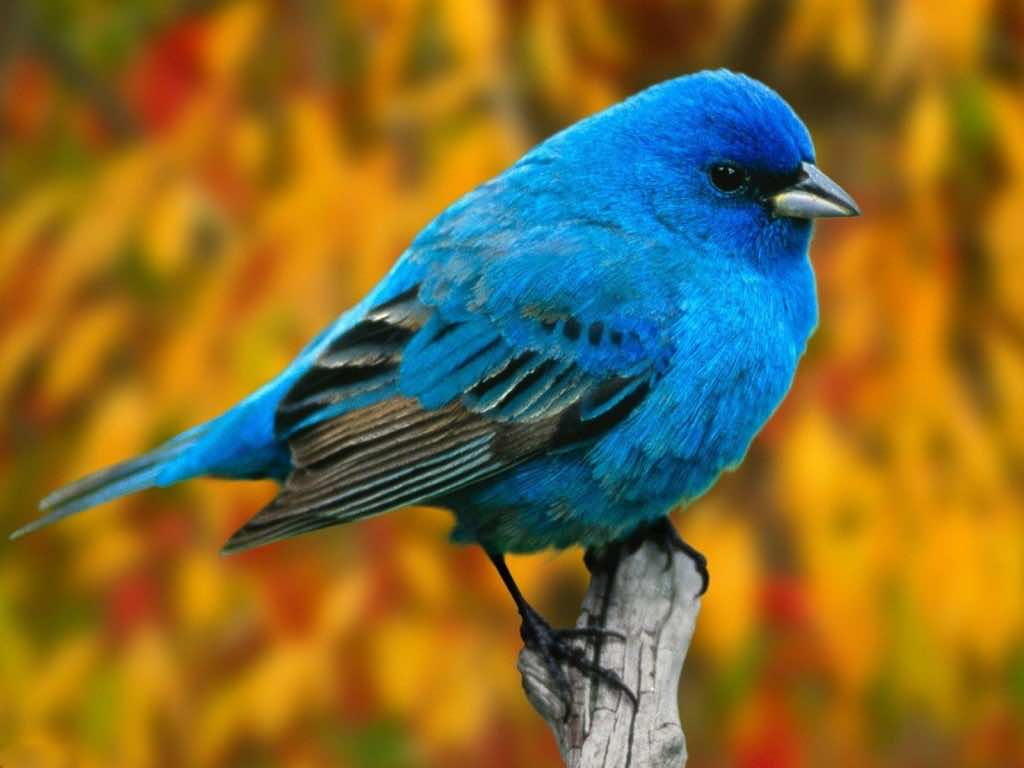
#> input picture lab5/original_image.jpg, 1024 x 768 px
$ python main.py
#> lines starting #> are read from the running program, lines starting #| are printed output that depends on the picture
import numpy as np
import matplotlib.pyplot as plt

from PIL import Image
from scipy.fft import fft2, ifft2
from matplotlib.patches import Rectangle


def image_to_gray(image: Image) -> Image:

    return image.convert("L")


def get_image_sizes(image: Image) -> (int, int):

    return image.size


def normalize_image(image: Image) -> list:

    return np.array(image) / 255

def normalized_arr_to_image(image_arr: list) -> Image:

    return Image.fromarray((image_arr * 255).astype(np.uint8))


def extend_images(image_arr: list, fragment_arr: list, height: int, width: int, fragment_height: int, fragment_width: int) -> (list, list):

    extended_width, extended_height = width + fragment_width - 1, height + fragment_height - 1

    temp_arr = np.zeros((height, width))

    center_mass = np.unravel_index(np.argmax(image_arr), image_arr.shape)
    i, j = center_mass

    i_start, i_end = max(0, i - fragment_width // 2), min(width, i + fragment_width // 2)
    j_start, j_end = max(0, j - fragment_height // 2), min(height, j + fragment_height // 2)

    temp_arr[i_start:i_end, j_start:j_end] = fragment_arr

    extended_image_arr = np.zeros((extended_height, extended_width))
    extended_fragment_arr = np.zeros((extended_height, extended_width))

    extended_image_arr[:height, :width] = image_arr

    extended_fragment_arr[:height, :width] = temp_arr

    return extended_image_arr, extended_fragment_arr


def linear_correlation(image_arr: list, fragment_arr: list) -> list:

    Fu = fft2(image_arr)

    Fv_conj = np.conj(fft2(fragment_arr))

    Fu_x_Fv_conj = Fu * Fv_conj

    width, height = image_arr.shape
    fragment_width, fragment_height = fragment_arr.shape

    P, R = np.meshgrid(np.fft.fftfreq(height), np.fft.fftfreq(width))

    exp = np.exp(-2j * np.pi * (P * (fragment_width - 1) / width + R * (fragment_height - 1) / height))

    return np.abs(ifft2(exp * Fu_x_Fv_conj))


def reduce_matrix(linear_cor_arr: list, width: int, height: int, fragment_width: int, fragment_height: int) -> (int, int, int, int):

    max_index = np.unravel_index(np.argmax(linear_cor_arr), linear_cor_arr.shape)

    i_start = max(0, max_index[0] - fragment_height // 2)
    i_end = min(height, max_index[0] + fragment_height // 2 + 1)

    j_start = max(0, max_index[1] - fragment_width // 2)
    j_end = min(width, max_index[1] + fragment_width // 2 + 1)

    return (i_start, i_end, j_start, j_end)


def plot_3_images_w_localized_fragment(image1: Image, image2: Image, cords: tuple) -> None:

    fig, ax = plt.subplots(1, 3, figsize=(12, 4))

    ax[0].imshow(image1)
    ax[0].set_title("Оригинальное изображение")
    ax[0].axis('off')

    ax[1].imshow(image2)
    ax[1].set_title("Фрагмент")
    ax[1].axis('off')

    rectangle = Rectangle((cords[3], cords[0]), cords[3] - cords[2], cords[1] - cords[0], linewidth=1, edgecolor='r', facecolor='none')

    ax[2].imshow(image1)
    ax[2].set_title("Оригинальное изображение с локализованным фрагментом")
    ax[2].add_patch(rectangle)
    ax[2].axis('off')

    plt.tight_layout()
    plt.show()


def main():

    original_image = Image.open('original_image.jpg')
#> original_image is the input picture: PIL image 1024x768 RGB; mean R, G, B 130, 107.6, 49.8

    gray_image = image_to_gray(original_image)
#> in image_to_gray, `return image.convert("L")`:
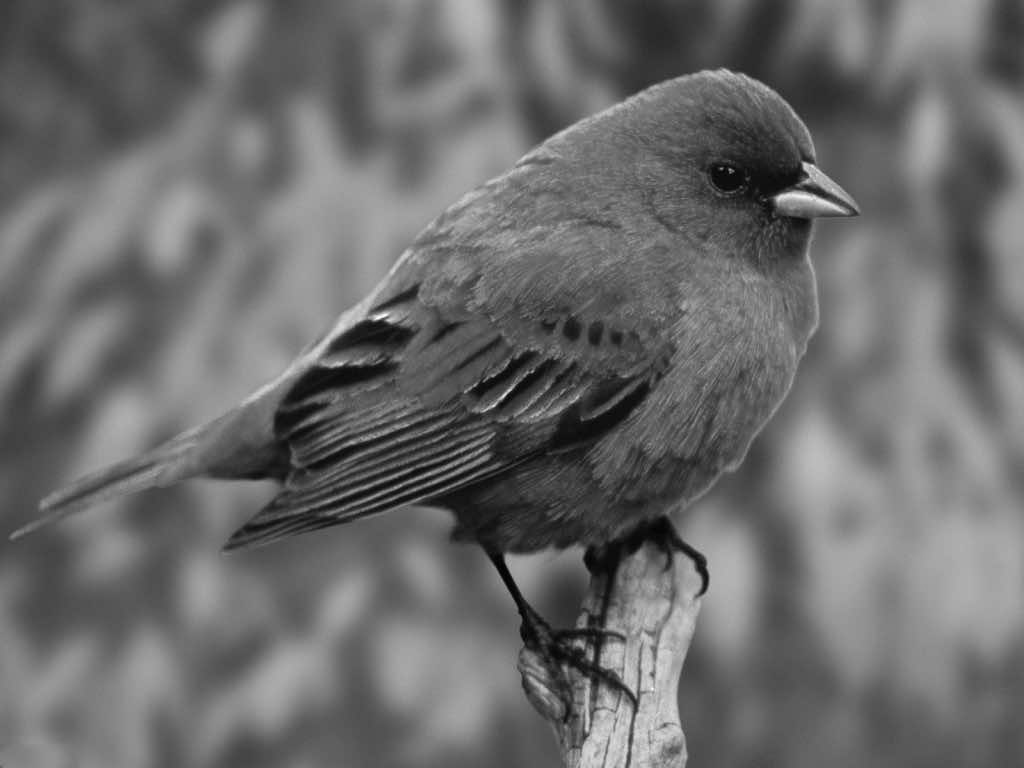
#> returned value: PIL image 1024x768 L; min 1, max 254, mean 107.7

    width, height = get_image_sizes(gray_image)
#> width = 1024; height = 768

    gray_image_array = normalize_image(gray_image)

    fragment = Image.open('fragment.jpg')
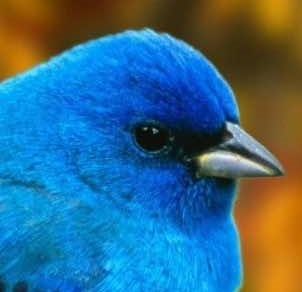
#> input picture lab5/fragment.jpg, 302 x 292 px
#> fragment is the input picture: PIL image 302x292 RGB; mean R, G, B 54.4, 106.9, 135.5

    fragment_gray = image_to_gray(fragment)
#> in image_to_gray (call 2), `return image.convert("L")`:
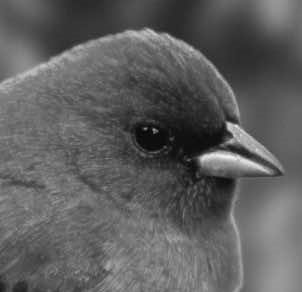
#> returned value: PIL image 302x292 L; min 4, max 243, mean 94.5

    fragment_arr = normalize_image(fragment_gray)

    fragment_height, fragment_width = get_image_sizes(fragment_gray)
#> fragment_height = 302; fragment_width = 292

    extended_gray_image_arr, extended_fragment_arr = extend_images(gray_image_array, fragment_arr, height, width, fragment_height, fragment_width)
#> in extend_images, `extended_width, extended_height = width + fragment_width - 1, height +..`: extended_width = 1315; extended_height = 1069
#> in extend_images, `center_mass = np.unravel_index(np.argmax(image_arr), image_arr.shape)`: center_mass = (315, 384)
#> in extend_images, `i, j = center_mass`: i = 315; j = 384
#> in extend_images, `i_start, i_end = max(0, i - fragment_width // 2), min(width, i + fragm..`: i_start = 169; i_end = 461
#> in extend_images, `j_start, j_end = max(0, j - fragment_height // 2), min(height, j + fra..`: j_start = 233; j_end = 535
#> in extend_images, `extended_image_arr[:height, :width] = image_arr`:
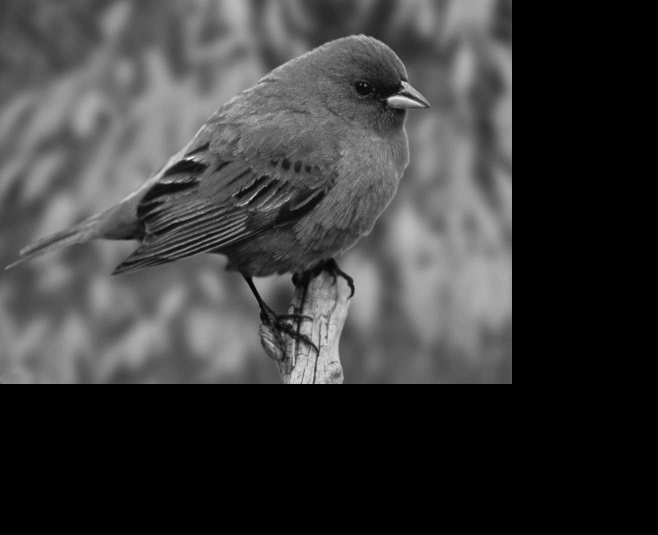
#> extended_image_arr: shape (1069, 1315) float64 (shown at 1/2 size); min 0, max 0.996, mean 0.236
#> in extend_images, `extended_fragment_arr[:height, :width] = temp_arr`:
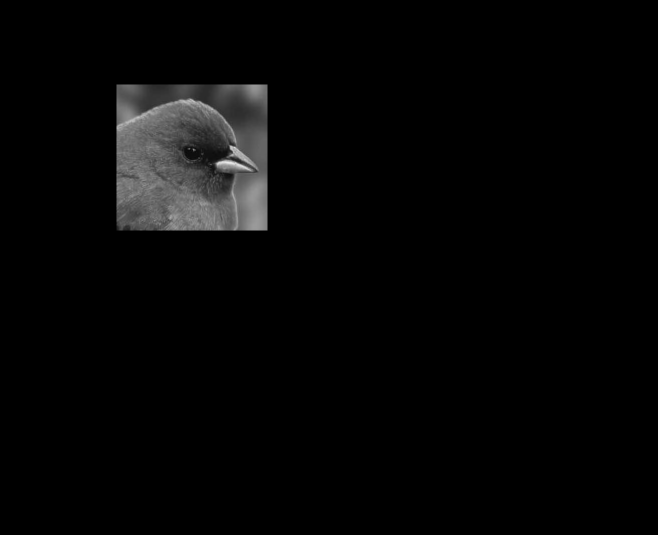
#> extended_fragment_arr: shape (1069, 1315) float64 (shown at 1/2 size); min 0, max 0.953, mean 0.0232

    linear_correlation_arr = linear_correlation(extended_gray_image_arr, extended_fragment_arr)
#> in linear_correlation, `return np.abs(ifft2(exp * Fu_x_Fv_conj))`:
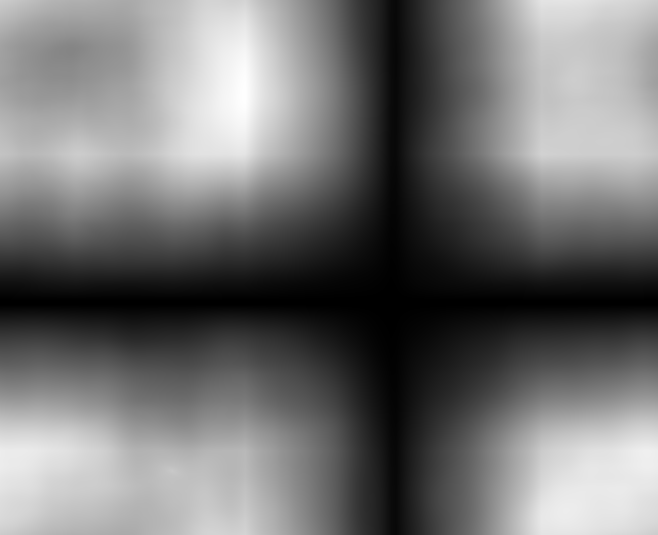
#> returned value: shape (1069, 1315) float64 (shown at 1/2 size); min 7.88e-05, max 17218.9, mean 7720.7; drawn with min black and max white

    reduced_cords = reduce_matrix(linear_correlation_arr, width, height, fragment_width, fragment_height)
#> in reduce_matrix, `max_index = np.unravel_index(np.argmax(linear_cor_arr), linear_cor_arr..`: max_index = (191, 490)
#> in reduce_matrix, `i_start = max(0, max_index[0] - fragment_height // 2)`: i_start = 40
#> in reduce_matrix, `i_end = min(height, max_index[0] + fragment_height // 2 + 1)`: i_end = 343
#> in reduce_matrix, `j_start = max(0, max_index[1] - fragment_width // 2)`: j_start = 344
#> in reduce_matrix, `j_end = min(width, max_index[1] + fragment_width // 2 + 1)`: j_end = 637
#> reduced_cords = (40, 343, 344, 637)

    plot_3_images_w_localized_fragment(original_image, fragment, reduced_cords)
#> in plot_3_images_w_localized_fragment, `plt.show()`:
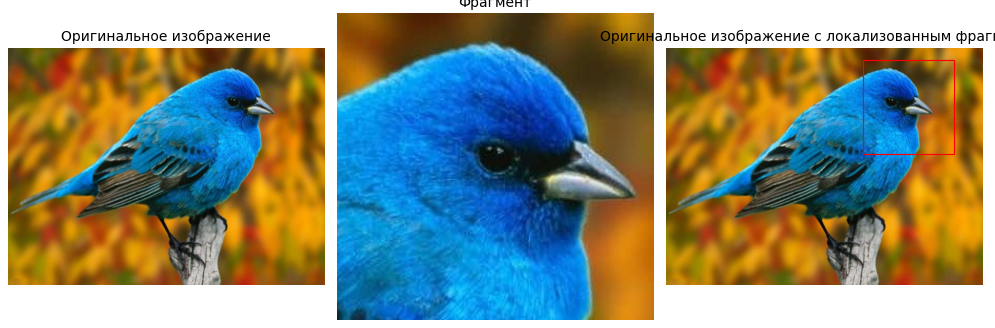
#> figure drawn by matplotlib, 3 panels

if __name__ == '__main__':

    main()
